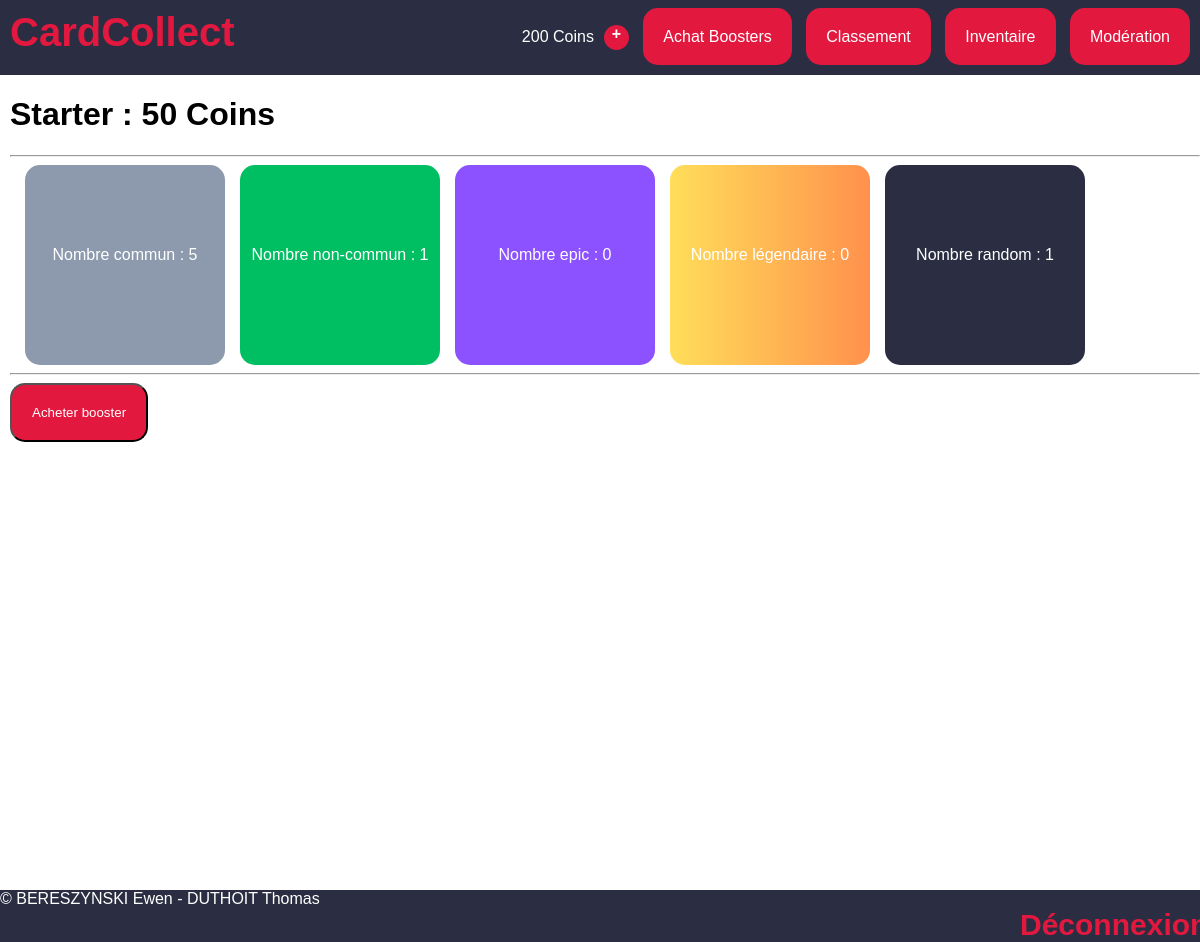
/index.php?view=boosterinfo&idBooster=2 (signed in), run on the app's committed database.
### tables this page shows
CREATE TABLE `Users` (
  `id` int NOT NULL,
  `mail` varchar(100) NOT NULL UNIQUE,
  `pseudo` varchar(20) NOT NULL UNIQUE,
  `pass` varchar(50) NOT NULL,
  `privileges` int NOT NULL DEFAULT '0',
  `allowed` int DEFAULT '1',
  `coins` int DEFAULT '200'
);

CREATE TABLE `Boosters` (
  `id` int NOT NULL,
  `name` varchar(30) NOT NULL,
  `cost` int NOT NULL,
  `nbCommon` int NOT NULL,
  `nbUncommon` int NOT NULL,
  `nbEpic` int NOT NULL,
  `nbLegendary` int NOT NULL,
  `nbRandom` int NOT NULL,
  `inShop` int NOT NULL DEFAULT '1'
);

### libs/maLibUtils.php (called while the page is built, shortened)
<?php
function valider($nom,$type="REQUEST")
{
	switch($type)
	{
		case 'REQUEST':
		if(isset($_REQUEST[$nom]) && !($_REQUEST[$nom] == ""))
			return proteger($_REQUEST[$nom]);
		break;
		case 'GET':
		if(isset($_GET[$nom]) && !($_GET[$nom] == ""))
			return proteger($_GET[$nom]);
		break;
		case 'SESSION':
		if(isset($_SESSION[$nom]) && !($_SESSION[$nom] == ""))
			return $_SESSION[$nom];
		break;
	}
	return false;
}
function proteger($str)
{
	if (is_array($str))
	{
		$nextTab = array();
		foreach($str as $cle => $val)
		{
			$nextTab[$cle] = addslashes($val);
		}
		return $nextTab;
	}
	else
		return addslashes ($str);
}
?>

### libs/maLibSQL.pdo.php (called while the page is built, shortened)
<?php
include_once "config.php";
function SQLGetChamp($sql)
{
	global $BDD_host;
	global $BDD_base;
	global $BDD_user;
	global $BDD_password;
	try {
		$dbh = new PDO("mysql:host=$BDD_host;dbname=$BDD_base", $BDD_user, $BDD_password);
	} catch (PDOException $e) {
		die("<font color=\"red\">SQLGetChamp: Erreur de connexion : " . $e->getMessage() . "</font>");
	}
	$dbh->exec("SET CHARACTER SET utf8");
	$res = $dbh->query($sql);
	$num = $res->rowCount();
	$res->setFetchMode(PDO::FETCH_NUM);
	$ligne = $res->fetch();
	if ($ligne == false) return false;
	else return $ligne[0];
}
function SQLSelect($sql)
{
 	global $BDD_host;
	global $BDD_base;
 	global $BDD_user;
 	global $BDD_password;
	try {
		$dbh = new PDO("mysql:host=$BDD_host;dbname=$BDD_base", $BDD_user, $BDD_password);
	} catch (PDOException $e) {
		die("<font color=\"red\">SQLSelect: Erreur de connexion : " . $e->getMessage() . "</font>");
	}
	$dbh->exec("SET CHARACTER SET utf8");
	$res = $dbh->query($sql);
	$num = $res->rowCount();
	if ($num==0) return false;
	else return $res;
}
function parcoursRs($result)
{
	$result->setFetchMode(PDO::FETCH_ASSOC);
	while ($ligne = $result->fetch())
		$tab[]= $ligne;
	return $tab;
}
?>

### libs/modele.php (called while the page is built, shortened)
<?php
include_once "maLibSQL.pdo.php";
function getCoins($id){
  return SQLGetChamp("
  SELECT coins
  FROM Users
  WHERE id='$id';");
}
function infoBooster($idBooster){
    return parcoursRs(SQLSelect("
    SELECT id, name, cost, nbCommon, nbUncommon, nbEpic, nbLegendary, nbRandom
    FROM Boosters
    WHERE id='$idBooster';"));
}
?>

### templates/boosterinfo.php (the view, shortened to what this page needs)
<?php
$booster = infoBooster(valider("idBooster", "GET"));
echo "<div style=\"margin-left: 10px;\">";
    echo "<h1>".$booster[0]["name"]." : " . $booster[0]["cost"] . " Coins </h1>";
    echo "<hr />";
    echo "<div>";
    echo "<div class=\"boosterContent r1\">" . "Nombre commun : " . $booster[0]["nbCommon"] . "</div>";
    echo "<div class=\"boosterContent r2\">" . "Nombre non-commun : " . $booster[0]["nbUncommon"] . "</div>";
    echo "<div class=\"boosterContent r3\">" . "Nombre epic : " . $booster[0]["nbEpic"] . "</div>";
    echo "<div class=\"boosterContent r4\">" . "Nombre légendaire : " . $booster[0]["nbLegendary"] . "</div>";
    echo "<div class=\"boosterContent random\">" . "Nombre random : " . $booster[0]["nbRandom"] . "</div>";
    echo "</div>";
    echo "<hr />";
echo "</div>";
?>

### templates/header.php (shortened to what this page needs)
<!DOCTYPE html PUBLIC "-//W3C//DTD XHTML 1.0 Strict//EN" "http://www.w3.org/TR/xhtml1/DTD/xhtml1-strict.dtd">
<html xmlns="http://www.w3.org/1999/xhtml">
<head>
	<link rel="stylesheet" type="text/css" href="css/style.css">
</head>
<body>
<div id="site_header">
	<a id="site_logo" href="index.php?view=accueil">CardCollect</a>
<?php
echo "<div id=\"navbar_buttons\">";
	if (!valider("connected", "SESSION")) {
		echo "<a class=\"crimson_button\" href=\"index.php?view=login\">Connexion</a>\n";
		echo "<a class=\"crimson_button\" href=\"index.php?view=register\">Inscription</a>\n";
	}
	else {
		echo getCoins(valider("idUser", "SESSION")) . " Coins";
		echo "<a class=\"more_coins_btn\" href=\"index.php?view=questions\">+</a>\n";
		echo "<a class=\"crimson_button\" href=\"index.php?view=shop\">Achat Boosters</a>\n";
		echo "<a class=\"crimson_button\" href=\"index.php?view=podium\">Classement</a>\n";
		echo "<a class=\"crimson_button\" href=\"index.php?view=cardInventory\">Inventaire</a>\n";
	}
	if (valider("connected", "SESSION") && (valider("permissions", "SESSION") >= 1)) {
		echo "<a class=\"crimson_button\" href=\"index.php?view=moderation\">Modération</a>\n";
	}
echo "</div>";
?>
</div>
<div class="spacer"></div>

### css/style.css (style rules this page uses)
:root { --crimson: #e3183f; --white: #ffffff; --black: #000000; --dark: #2b2e42; --dgray: #8d9aad; --lgray: #d9d9d9; --r1-bg: #8d9aad; --r2-bg: #00bf63; --r3-bg: #8c52ff; --r4-bg: linear-gradient(to right, #ffde59, #ff914d); --booster-bg: linear-gradient(135deg, var(--crimson) ,var(--dark)); --radial-bg: radial-gradient(var(--crimson), var(--dark) 80% ); --bg-t1: var(--r4-bg); --bg-t2: linear-gradient(to right, #ffffff, #241f1c); --bg-t3: linear-gradient(to right, #bd6218, #ff7017); --reveal-glow: rgba(255, 255, 255, 0.363); --card-shadow: rgba(0, 0, 0, 0.103); }
* { font-family: sans-serif; }
body { margin: 0; padding: 0; min-height: 100vh; }
.crimson_button { background-color: var(--crimson); color: var(--white); text-decoration: none; padding: 20px; border-radius: 15px; transition-duration: .3s; }
.r1 { background: var(--r1-bg); }
.r2 { background: var(--r2-bg); }
.r3 { background: var(--r3-bg); }
.r4 { background: var(--r4-bg); }
.random { background-color: var(--dark); }
.boosterContent { color: var(--white); text-align: center; height: 200px; width: 200px; display: inline-block; border-radius: 15px; line-height: 180px; margin-left: 15px; }
#site_header { background-color: var(--dark); display: inline-block; height: 75px; width: 100vw; z-index: 2; position: absolute; top: 0; }
.spacer { height: 75px; }
#site_logo { color: var(--crimson); text-decoration: none; font-weight: bold; font-size: 40px; position: absolute; left: 10px; top: 10px; }
#navbar_buttons { display: inline-block; position: absolute; right: 10px; top: 25px; color: var(--white); }
#navbar_buttons>a { margin-left: 10px; }
.more_coins_btn { display: inline-block; background-color: var(--crimson); color: var(--white); text-decoration: none; width: 25px; height: 25px; text-align: center; border-radius: 50%; font-weight: bold; vertical-align: middle; transition-duration: .5s; }

### data on the page
users: coins "200"
boosters: name "Starter", cost "50", nbCommon "5", nbUncommon "1", nbEpic "0", nbLegendary "0", nbRandom "1"
